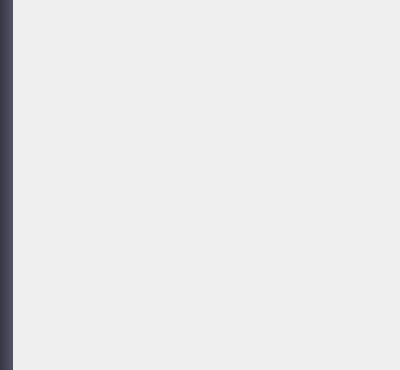
<?xml version="1.0" encoding="UTF-8"?>
<ui version="4.0">
 <class>MainWindow</class>
 <widget class="QMainWindow" name="MainWindow">
  <property name="geometry">
   <rect>
    <x>0</x>
    <y>0</y>
    <width>400</width>
    <height>370</height>
   </rect>
  </property>
  <property name="windowTitle">
   <string>Jugemutter</string>
  </property>
  <widget class="QWidget" name="centralWidget">
   <layout class="QHBoxLayout" name="horizontalLayout_2" stretch="1,0">
    <property name="spacing">
     <number>0</number>
    </property>
    <property name="leftMargin">
     <number>0</number>
    </property>
    <property name="topMargin">
     <number>0</number>
    </property>
    <property name="rightMargin">
     <number>0</number>
    </property>
    <property name="bottomMargin">
     <number>0</number>
    </property>
    <item>
     <widget class="PageSelector" name="accountList">
      <property name="sizePolicy">
       <sizepolicy hsizetype="Fixed" vsizetype="Preferred">
        <horstretch>0</horstretch>
        <verstretch>0</verstretch>
       </sizepolicy>
      </property>
      <property name="autoFillBackground">
       <bool>false</bool>
      </property>
      <property name="styleSheet">
       <string notr="true">QToolBar {
	background: qlineargradient(spread:pad, x1:0, y1:0, x2:1, y2:0, stop:0 rgba(54, 54, 67, 255), stop:1 rgba(84, 84, 104, 255));
	border: none;
	icon-size: 48px;
}
QToolButton {
	background: transparent;
	padding: 2px;
	margin: 0;
	spacing: 0;
	border: none;
	width: 56px;
	height: 48px;
}
QToolButton:checked {
background-color: qlineargradient(spread:pad, x1:0, y1:0, x2:1, y2:0, stop:0 rgba(13, 13, 16, 255), stop:1 rgba(33, 33, 41, 255));
}
QToolButton:hover, QToolButton:checked:hover {
background-color: rgb(96, 96, 96);
}
QToolButton:pressed {
background-color: rgb(64, 64, 64);
}</string>
      </property>
      <property name="movable">
       <bool>false</bool>
      </property>
      <property name="orientation">
       <enum>Qt::Vertical</enum>
      </property>
      <property name="floatable">
       <bool>false</bool>
      </property>
     </widget>
    </item>
    <item>
     <widget class="QStackedWidget" name="pageContainer">
      <property name="frameShape">
       <enum>QFrame::NoFrame</enum>
      </property>
      <property name="frameShadow">
       <enum>QFrame::Raised</enum>
      </property>
      <property name="lineWidth">
       <number>0</number>
      </property>
     </widget>
    </item>
   </layout>
  </widget>
 </widget>
 <layoutdefault spacing="6" margin="11"/>
 <customwidgets>
  <customwidget>
   <class>PageSelector</class>
   <extends>QToolBar</extends>
   <header>pageselector.h</header>
  </customwidget>
 </customwidgets>
 <resources/>
 <connections/>
</ui>
